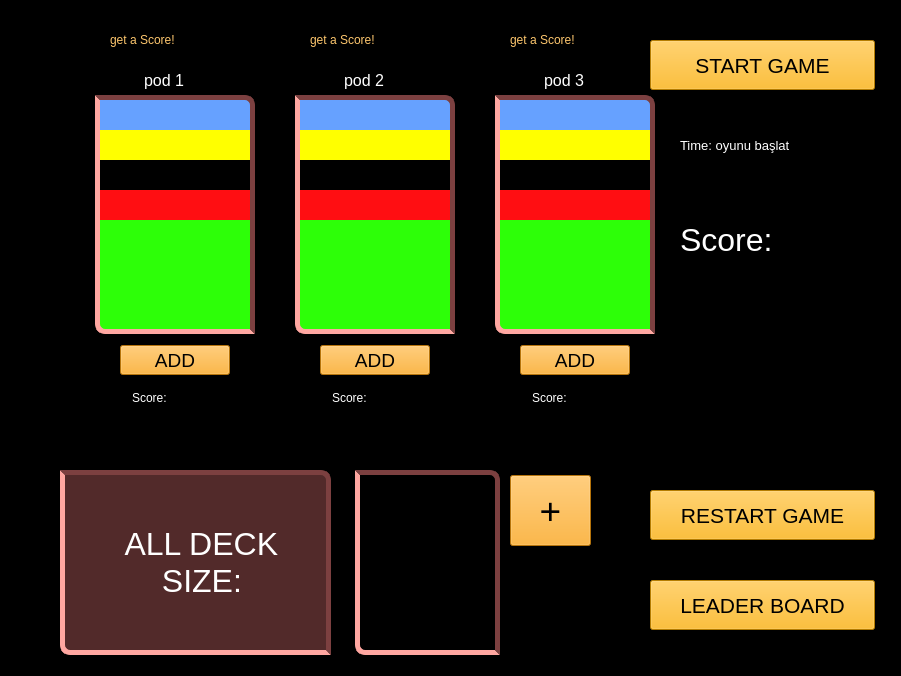
<?xml version="1.0" encoding="UTF-8"?>
<ui version="4.0">
 <class>PlayedGame</class>
 <widget class="QWidget" name="PlayedGame">
  <property name="geometry">
   <rect>
    <x>0</x>
    <y>0</y>
    <width>901</width>
    <height>676</height>
   </rect>
  </property>
  <property name="windowTitle">
   <string>Form</string>
  </property>
  <property name="styleSheet">
   <string notr="true">background-color: rgb(9, 93, 19);
background-color: rgb(0, 0, 0);</string>
  </property>
  <widget class="QPushButton" name="hitButton_1">
   <property name="geometry">
    <rect>
     <x>120</x>
     <y>345</y>
     <width>110</width>
     <height>30</height>
    </rect>
   </property>
   <property name="font">
    <font>
     <pointsize>14</pointsize>
     <italic>false</italic>
     <bold>false</bold>
    </font>
   </property>
   <property name="styleSheet">
    <string notr="true">background-color: rgb(255, 163, 15);
color:rgb(0,0,0);
font: 14pt &quot;Algerian&quot;;
</string>
   </property>
   <property name="text">
    <string>ADD</string>
   </property>
  </widget>
  <widget class="QLabel" name="pod1_canvas_1">
   <property name="geometry">
    <rect>
     <x>100</x>
     <y>100</y>
     <width>150</width>
     <height>229</height>
    </rect>
   </property>
   <property name="styleSheet">
    <string notr="true">background-color: rgb(102, 161, 255);

</string>
   </property>
   <property name="text">
    <string/>
   </property>
  </widget>
  <widget class="QLabel" name="pod1_name">
   <property name="geometry">
    <rect>
     <x>144</x>
     <y>65</y>
     <width>63</width>
     <height>30</height>
    </rect>
   </property>
   <property name="font">
    <font>
     <pointsize>12</pointsize>
     <italic>false</italic>
     <bold>false</bold>
    </font>
   </property>
   <property name="styleSheet">
    <string notr="true">color:rgb(255,255,255);
font: 12pt &quot;Algerian&quot;;</string>
   </property>
   <property name="text">
    <string>pod 1</string>
   </property>
  </widget>
  <widget class="QLabel" name="pod2_name">
   <property name="geometry">
    <rect>
     <x>344</x>
     <y>65</y>
     <width>63</width>
     <height>30</height>
    </rect>
   </property>
   <property name="font">
    <font>
     <pointsize>12</pointsize>
     <italic>false</italic>
     <bold>false</bold>
    </font>
   </property>
   <property name="styleSheet">
    <string notr="true">color:rgb(255,255,255);
font: 12pt &quot;Algerian&quot;;
</string>
   </property>
   <property name="text">
    <string>pod 2</string>
   </property>
  </widget>
  <widget class="QLabel" name="pod3_name">
   <property name="geometry">
    <rect>
     <x>544</x>
     <y>65</y>
     <width>63</width>
     <height>30</height>
    </rect>
   </property>
   <property name="font">
    <font>
     <pointsize>12</pointsize>
     <italic>false</italic>
     <bold>false</bold>
    </font>
   </property>
   <property name="styleSheet">
    <string notr="true">color:rgb(255,255,255);
font: 12pt &quot;Algerian&quot;;
</string>
   </property>
   <property name="text">
    <string>pod 3</string>
   </property>
  </widget>
  <widget class="QPushButton" name="hitButton_2">
   <property name="geometry">
    <rect>
     <x>320</x>
     <y>345</y>
     <width>110</width>
     <height>30</height>
    </rect>
   </property>
   <property name="font">
    <font>
     <pointsize>14</pointsize>
     <italic>false</italic>
     <bold>false</bold>
    </font>
   </property>
   <property name="styleSheet">
    <string notr="true">background-color: rgb(255, 163, 15);
color: rgb(0, 0, 0);
font: 14pt &quot;Algerian&quot;;</string>
   </property>
   <property name="text">
    <string>ADD</string>
   </property>
  </widget>
  <widget class="QPushButton" name="hitButton_3">
   <property name="geometry">
    <rect>
     <x>520</x>
     <y>345</y>
     <width>110</width>
     <height>30</height>
    </rect>
   </property>
   <property name="palette">
    <palette>
     <active>
      <colorrole role="WindowText">
       <brush brushstyle="SolidPattern">
        <color alpha="255">
         <red>0</red>
         <green>0</green>
         <blue>0</blue>
        </color>
       </brush>
      </colorrole>
      <colorrole role="Button">
       <brush brushstyle="SolidPattern">
        <color alpha="255">
         <red>255</red>
         <green>163</green>
         <blue>15</blue>
        </color>
       </brush>
      </colorrole>
      <colorrole role="Text">
       <brush brushstyle="SolidPattern">
        <color alpha="255">
         <red>0</red>
         <green>0</green>
         <blue>0</blue>
        </color>
       </brush>
      </colorrole>
      <colorrole role="ButtonText">
       <brush brushstyle="SolidPattern">
        <color alpha="255">
         <red>0</red>
         <green>0</green>
         <blue>0</blue>
        </color>
       </brush>
      </colorrole>
      <colorrole role="Base">
       <brush brushstyle="SolidPattern">
        <color alpha="255">
         <red>255</red>
         <green>163</green>
         <blue>15</blue>
        </color>
       </brush>
      </colorrole>
      <colorrole role="Window">
       <brush brushstyle="SolidPattern">
        <color alpha="255">
         <red>255</red>
         <green>163</green>
         <blue>15</blue>
        </color>
       </brush>
      </colorrole>
      <colorrole role="PlaceholderText">
       <brush brushstyle="SolidPattern">
        <color alpha="255">
         <red>0</red>
         <green>0</green>
         <blue>0</blue>
        </color>
       </brush>
      </colorrole>
     </active>
     <inactive>
      <colorrole role="WindowText">
       <brush brushstyle="SolidPattern">
        <color alpha="255">
         <red>0</red>
         <green>0</green>
         <blue>0</blue>
        </color>
       </brush>
      </colorrole>
      <colorrole role="Button">
       <brush brushstyle="SolidPattern">
        <color alpha="255">
         <red>255</red>
         <green>163</green>
         <blue>15</blue>
        </color>
       </brush>
      </colorrole>
      <colorrole role="Text">
       <brush brushstyle="SolidPattern">
        <color alpha="255">
         <red>0</red>
         <green>0</green>
         <blue>0</blue>
        </color>
       </brush>
      </colorrole>
      <colorrole role="ButtonText">
       <brush brushstyle="SolidPattern">
        <color alpha="255">
         <red>0</red>
         <green>0</green>
         <blue>0</blue>
        </color>
       </brush>
      </colorrole>
      <colorrole role="Base">
       <brush brushstyle="SolidPattern">
        <color alpha="255">
         <red>255</red>
         <green>163</green>
         <blue>15</blue>
        </color>
       </brush>
      </colorrole>
      <colorrole role="Window">
       <brush brushstyle="SolidPattern">
        <color alpha="255">
         <red>255</red>
         <green>163</green>
         <blue>15</blue>
        </color>
       </brush>
      </colorrole>
      <colorrole role="PlaceholderText">
       <brush brushstyle="SolidPattern">
        <color alpha="255">
         <red>0</red>
         <green>0</green>
         <blue>0</blue>
        </color>
       </brush>
      </colorrole>
     </inactive>
     <disabled>
      <colorrole role="WindowText">
       <brush brushstyle="SolidPattern">
        <color alpha="255">
         <red>0</red>
         <green>0</green>
         <blue>0</blue>
        </color>
       </brush>
      </colorrole>
      <colorrole role="Button">
       <brush brushstyle="SolidPattern">
        <color alpha="255">
         <red>255</red>
         <green>163</green>
         <blue>15</blue>
        </color>
       </brush>
      </colorrole>
      <colorrole role="Text">
       <brush brushstyle="SolidPattern">
        <color alpha="255">
         <red>0</red>
         <green>0</green>
         <blue>0</blue>
        </color>
       </brush>
      </colorrole>
      <colorrole role="ButtonText">
       <brush brushstyle="SolidPattern">
        <color alpha="255">
         <red>0</red>
         <green>0</green>
         <blue>0</blue>
        </color>
       </brush>
      </colorrole>
      <colorrole role="Base">
       <brush brushstyle="SolidPattern">
        <color alpha="255">
         <red>255</red>
         <green>163</green>
         <blue>15</blue>
        </color>
       </brush>
      </colorrole>
      <colorrole role="Window">
       <brush brushstyle="SolidPattern">
        <color alpha="255">
         <red>255</red>
         <green>163</green>
         <blue>15</blue>
        </color>
       </brush>
      </colorrole>
      <colorrole role="PlaceholderText">
       <brush brushstyle="SolidPattern">
        <color alpha="255">
         <red>0</red>
         <green>0</green>
         <blue>0</blue>
        </color>
       </brush>
      </colorrole>
     </disabled>
    </palette>
   </property>
   <property name="font">
    <font>
     <pointsize>14</pointsize>
     <italic>false</italic>
     <bold>false</bold>
    </font>
   </property>
   <property name="styleSheet">
    <string notr="true">background-color: rgb(255, 163, 15);
color: rgb(0, 0, 0);
font: 14pt &quot;Algerian&quot;;</string>
   </property>
   <property name="text">
    <string>ADD</string>
   </property>
  </widget>
  <widget class="QLabel" name="mainScore_value">
   <property name="geometry">
    <rect>
     <x>680</x>
     <y>220</y>
     <width>200</width>
     <height>40</height>
    </rect>
   </property>
   <property name="font">
    <font>
     <pointsize>24</pointsize>
     <italic>false</italic>
     <bold>false</bold>
    </font>
   </property>
   <property name="styleSheet">
    <string notr="true">color: rgb(0, 0, 0);
color: rgb(255, 255, 255);
font: 24pt &quot;Algerian&quot;;
</string>
   </property>
   <property name="text">
    <string>Score:</string>
   </property>
  </widget>
  <widget class="QLabel" name="time">
   <property name="geometry">
    <rect>
     <x>680</x>
     <y>130</y>
     <width>180</width>
     <height>31</height>
    </rect>
   </property>
   <property name="font">
    <font>
     <pointsize>10</pointsize>
     <italic>false</italic>
     <bold>false</bold>
    </font>
   </property>
   <property name="styleSheet">
    <string notr="true">color:rgb(0,0,0);
color: rgb(255, 255, 255);
font: 10pt &quot;Algerian&quot;;</string>
   </property>
   <property name="text">
    <string>Time: oyunu başlat</string>
   </property>
  </widget>
  <widget class="QLabel" name="deck_image">
   <property name="geometry">
    <rect>
     <x>360</x>
     <y>475</y>
     <width>135</width>
     <height>175</height>
    </rect>
   </property>
   <property name="styleSheet">
    <string notr="true">border-image: url(:/res/resources/res/cards/00.png) 0 0 0 0 stretch stretch;
</string>
   </property>
   <property name="text">
    <string/>
   </property>
  </widget>
  <widget class="QLabel" name="deck_counter">
   <property name="geometry">
    <rect>
     <x>60</x>
     <y>470</y>
     <width>271</width>
     <height>185</height>
    </rect>
   </property>
   <property name="font">
    <font>
     <pointsize>24</pointsize>
     <italic>false</italic>
     <bold>false</bold>
    </font>
   </property>
   <property name="styleSheet">
    <string notr="true">background-color:rgb(82, 42, 42);
color:rgb(255,255,255);
font: 24pt &quot;Algerian&quot;;

border-bottom-left-radius: 10px;
border-top-right-radius: 10px;
border: 5px solid rgb(124, 64, 64);
border-bottom-color: rgb(255, 167, 161);
border-left-color: rgb(255, 167, 161);
</string>
   </property>
   <property name="text">
    <string>      ALL DECK
          SIZE:</string>
   </property>
  </widget>
  <widget class="QPushButton" name="restartButton">
   <property name="geometry">
    <rect>
     <x>650</x>
     <y>490</y>
     <width>225</width>
     <height>50</height>
    </rect>
   </property>
   <property name="font">
    <font>
     <pointsize>16</pointsize>
     <italic>false</italic>
     <bold>false</bold>
    </font>
   </property>
   <property name="styleSheet">
    <string notr="true">background-color: rgba(252,174,1,255);
color: rgb(0, 0, 0);
font: 16pt &quot;Algerian&quot;;
</string>
   </property>
   <property name="text">
    <string>RESTART GAME</string>
   </property>
  </widget>
  <widget class="QPushButton" name="leaderBoardButton">
   <property name="geometry">
    <rect>
     <x>650</x>
     <y>580</y>
     <width>225</width>
     <height>50</height>
    </rect>
   </property>
   <property name="font">
    <font>
     <pointsize>16</pointsize>
     <italic>false</italic>
     <bold>false</bold>
    </font>
   </property>
   <property name="styleSheet">
    <string notr="true">background-color: rgba(252,174,1,255);
color: rgb(0, 0, 0);
font: 16pt &quot;Algerian&quot;;</string>
   </property>
   <property name="text">
    <string>LEADER BOARD</string>
   </property>
  </widget>
  <widget class="QPushButton" name="takeCardButton">
   <property name="geometry">
    <rect>
     <x>510</x>
     <y>475</y>
     <width>81</width>
     <height>71</height>
    </rect>
   </property>
   <property name="font">
    <font>
     <pointsize>28</pointsize>
     <italic>false</italic>
     <bold>false</bold>
    </font>
   </property>
   <property name="styleSheet">
    <string notr="true">background-color: rgb(255, 163, 15);
color: rgb(0, 0, 0);
font: 28pt &quot;Algerian&quot;;</string>
   </property>
   <property name="text">
    <string>+</string>
   </property>
  </widget>
  <widget class="QLabel" name="Status_1">
   <property name="geometry">
    <rect>
     <x>110</x>
     <y>20</y>
     <width>141</width>
     <height>40</height>
    </rect>
   </property>
   <property name="styleSheet">
    <string notr="true">color: rgb(253, 198, 109);
font: 12pt &quot;Algerian&quot;;
</string>
   </property>
   <property name="text">
    <string>get a Score!</string>
   </property>
  </widget>
  <widget class="QLabel" name="Status_2">
   <property name="geometry">
    <rect>
     <x>310</x>
     <y>20</y>
     <width>141</width>
     <height>40</height>
    </rect>
   </property>
   <property name="styleSheet">
    <string notr="true">color: rgb(253, 198, 109);
font: 12pt &quot;Algerian&quot;;
</string>
   </property>
   <property name="text">
    <string>get a Score!</string>
   </property>
  </widget>
  <widget class="QLabel" name="Status_3">
   <property name="geometry">
    <rect>
     <x>510</x>
     <y>20</y>
     <width>141</width>
     <height>40</height>
    </rect>
   </property>
   <property name="styleSheet">
    <string notr="true">color: rgb(253, 198, 109);
font: 12pt &quot;Algerian&quot;;
</string>
   </property>
   <property name="text">
    <string>get a Score!</string>
   </property>
  </widget>
  <widget class="QLabel" name="pod1_score">
   <property name="geometry">
    <rect>
     <x>132</x>
     <y>385</y>
     <width>85</width>
     <height>25</height>
    </rect>
   </property>
   <property name="styleSheet">
    <string notr="true">color:rgb(255,255,255);
font: 12pt &quot;Algerian&quot;;</string>
   </property>
   <property name="text">
    <string>Score:</string>
   </property>
  </widget>
  <widget class="QLabel" name="pod2_score">
   <property name="geometry">
    <rect>
     <x>332</x>
     <y>385</y>
     <width>85</width>
     <height>25</height>
    </rect>
   </property>
   <property name="styleSheet">
    <string notr="true">color:rgb(255,255,255);
font: 12pt &quot;Algerian&quot;;</string>
   </property>
   <property name="text">
    <string>Score:</string>
   </property>
  </widget>
  <widget class="QLabel" name="pod3_score">
   <property name="geometry">
    <rect>
     <x>532</x>
     <y>385</y>
     <width>85</width>
     <height>25</height>
    </rect>
   </property>
   <property name="styleSheet">
    <string notr="true">color:rgb(255,255,255);
font: 12pt &quot;Algerian&quot;;</string>
   </property>
   <property name="text">
    <string>Score:</string>
   </property>
  </widget>
  <widget class="QPushButton" name="startButton">
   <property name="geometry">
    <rect>
     <x>650</x>
     <y>40</y>
     <width>225</width>
     <height>50</height>
    </rect>
   </property>
   <property name="font">
    <font>
     <pointsize>16</pointsize>
     <italic>false</italic>
     <bold>false</bold>
    </font>
   </property>
   <property name="styleSheet">
    <string notr="true">background-color: rgba(252,174,1,255);
color: rgb(0, 0, 0);
font: 16pt &quot;Algerian&quot;;</string>
   </property>
   <property name="text">
    <string>START GAME</string>
   </property>
  </widget>
  <widget class="QLabel" name="pod1_canvas_2">
   <property name="geometry">
    <rect>
     <x>100</x>
     <y>130</y>
     <width>150</width>
     <height>199</height>
    </rect>
   </property>
   <property name="styleSheet">
    <string notr="true">background-color: rgb(255, 255, 0);
</string>
   </property>
   <property name="text">
    <string/>
   </property>
  </widget>
  <widget class="QLabel" name="pod1_canvas_3">
   <property name="geometry">
    <rect>
     <x>100</x>
     <y>160</y>
     <width>150</width>
     <height>169</height>
    </rect>
   </property>
   <property name="styleSheet">
    <string notr="true">background-color: rgb(0,0,0);
color: rgb(255, 255, 255);


</string>
   </property>
   <property name="text">
    <string/>
   </property>
  </widget>
  <widget class="QLabel" name="pod1_canvas_4">
   <property name="geometry">
    <rect>
     <x>100</x>
     <y>190</y>
     <width>150</width>
     <height>139</height>
    </rect>
   </property>
   <property name="styleSheet">
    <string notr="true">background-color: rgb(255, 14, 18);
color: rgb(255, 255, 255);



</string>
   </property>
   <property name="text">
    <string/>
   </property>
  </widget>
  <widget class="QLabel" name="pod1_canvas_5">
   <property name="geometry">
    <rect>
     <x>100</x>
     <y>220</y>
     <width>150</width>
     <height>109</height>
    </rect>
   </property>
   <property name="styleSheet">
    <string notr="true">background-color: rgb(45, 255, 8);
color: rgb(255, 255, 255);
</string>
   </property>
   <property name="text">
    <string/>
   </property>
  </widget>
  <widget class="QLabel" name="pod2_canvas_1">
   <property name="geometry">
    <rect>
     <x>300</x>
     <y>100</y>
     <width>150</width>
     <height>229</height>
    </rect>
   </property>
   <property name="styleSheet">
    <string notr="true">background-color: rgb(102, 161, 255);

</string>
   </property>
   <property name="text">
    <string/>
   </property>
  </widget>
  <widget class="QLabel" name="pod2_canvas_2">
   <property name="geometry">
    <rect>
     <x>300</x>
     <y>130</y>
     <width>150</width>
     <height>199</height>
    </rect>
   </property>
   <property name="styleSheet">
    <string notr="true">background-color: rgb(255, 255, 0);
</string>
   </property>
   <property name="text">
    <string/>
   </property>
  </widget>
  <widget class="QLabel" name="pod2_canvas_3">
   <property name="geometry">
    <rect>
     <x>300</x>
     <y>160</y>
     <width>150</width>
     <height>169</height>
    </rect>
   </property>
   <property name="styleSheet">
    <string notr="true">background-color: rgb(0,0,0);
color: rgb(255, 255, 255);


</string>
   </property>
   <property name="text">
    <string/>
   </property>
  </widget>
  <widget class="QLabel" name="pod2_canvas_4">
   <property name="geometry">
    <rect>
     <x>300</x>
     <y>190</y>
     <width>150</width>
     <height>139</height>
    </rect>
   </property>
   <property name="styleSheet">
    <string notr="true">background-color: rgb(255, 14, 18);
color: rgb(255, 255, 255);



</string>
   </property>
   <property name="text">
    <string/>
   </property>
  </widget>
  <widget class="QLabel" name="pod2_canvas_5">
   <property name="geometry">
    <rect>
     <x>300</x>
     <y>220</y>
     <width>150</width>
     <height>109</height>
    </rect>
   </property>
   <property name="styleSheet">
    <string notr="true">background-color: rgb(45, 255, 8);
color: rgb(255, 255, 255);
</string>
   </property>
   <property name="text">
    <string/>
   </property>
  </widget>
  <widget class="QLabel" name="pod3_canvas_1">
   <property name="geometry">
    <rect>
     <x>500</x>
     <y>100</y>
     <width>150</width>
     <height>229</height>
    </rect>
   </property>
   <property name="styleSheet">
    <string notr="true">background-color: rgb(102, 161, 255);

</string>
   </property>
   <property name="text">
    <string/>
   </property>
  </widget>
  <widget class="QLabel" name="pod3_canvas_2">
   <property name="geometry">
    <rect>
     <x>500</x>
     <y>130</y>
     <width>150</width>
     <height>199</height>
    </rect>
   </property>
   <property name="styleSheet">
    <string notr="true">background-color: rgb(255, 255, 0);
</string>
   </property>
   <property name="text">
    <string/>
   </property>
  </widget>
  <widget class="QLabel" name="pod3_canvas_3">
   <property name="geometry">
    <rect>
     <x>500</x>
     <y>160</y>
     <width>150</width>
     <height>169</height>
    </rect>
   </property>
   <property name="styleSheet">
    <string notr="true">background-color: rgb(0,0,0);
color: rgb(255, 255, 255);


</string>
   </property>
   <property name="text">
    <string/>
   </property>
  </widget>
  <widget class="QLabel" name="pod3_canvas_4">
   <property name="geometry">
    <rect>
     <x>500</x>
     <y>190</y>
     <width>150</width>
     <height>139</height>
    </rect>
   </property>
   <property name="styleSheet">
    <string notr="true">background-color: rgb(255, 14, 18);
color: rgb(255, 255, 255);



</string>
   </property>
   <property name="text">
    <string/>
   </property>
  </widget>
  <widget class="QLabel" name="pod3_canvas_5">
   <property name="geometry">
    <rect>
     <x>500</x>
     <y>220</y>
     <width>150</width>
     <height>109</height>
    </rect>
   </property>
   <property name="styleSheet">
    <string notr="true">background-color: rgb(45, 255, 8);
color: rgb(255, 255, 255);
</string>
   </property>
   <property name="text">
    <string/>
   </property>
  </widget>
  <widget class="QLabel" name="frame_pod_1">
   <property name="geometry">
    <rect>
     <x>95</x>
     <y>95</y>
     <width>160</width>
     <height>239</height>
    </rect>
   </property>
   <property name="styleSheet">
    <string notr="true">background-color: transparent;

border-bottom-left-radius: 10px;
border-top-right-radius: 10px;
border: 5px solid rgb(124, 64, 64);
border-bottom-color: rgb(255, 167, 161);
border-left-color: rgb(255, 167, 161);

</string>
   </property>
   <property name="text">
    <string/>
   </property>
  </widget>
  <widget class="QLabel" name="frame_pod_2">
   <property name="geometry">
    <rect>
     <x>295</x>
     <y>95</y>
     <width>160</width>
     <height>239</height>
    </rect>
   </property>
   <property name="styleSheet">
    <string notr="true">background-color: transparent;

border-bottom-left-radius: 10px;
border-top-right-radius: 10px;
border: 5px solid rgb(124, 64, 64);
border-bottom-color: rgb(255, 167, 161);
border-left-color: rgb(255, 167, 161);

</string>
   </property>
   <property name="text">
    <string/>
   </property>
  </widget>
  <widget class="QLabel" name="frame_pod_3">
   <property name="geometry">
    <rect>
     <x>495</x>
     <y>95</y>
     <width>160</width>
     <height>239</height>
    </rect>
   </property>
   <property name="styleSheet">
    <string notr="true">background-color: transparent;

border-bottom-left-radius: 10px;
border-top-right-radius: 10px;
border: 5px solid rgb(124, 64, 64);
border-bottom-color: rgb(255, 167, 161);
border-left-color: rgb(255, 167, 161);

</string>
   </property>
   <property name="text">
    <string/>
   </property>
  </widget>
  <widget class="QLabel" name="frame_pod_4">
   <property name="geometry">
    <rect>
     <x>355</x>
     <y>470</y>
     <width>145</width>
     <height>185</height>
    </rect>
   </property>
   <property name="styleSheet">
    <string notr="true">background-color: transparent;

border-bottom-left-radius: 10px;
border-top-right-radius: 10px;
border: 5px solid rgb(124, 64, 64);
border-bottom-color: rgb(255, 167, 161);
border-left-color: rgb(255, 167, 161);

</string>
   </property>
   <property name="text">
    <string/>
   </property>
  </widget>
 </widget>
 <resources/>
 <connections/>
</ui>
